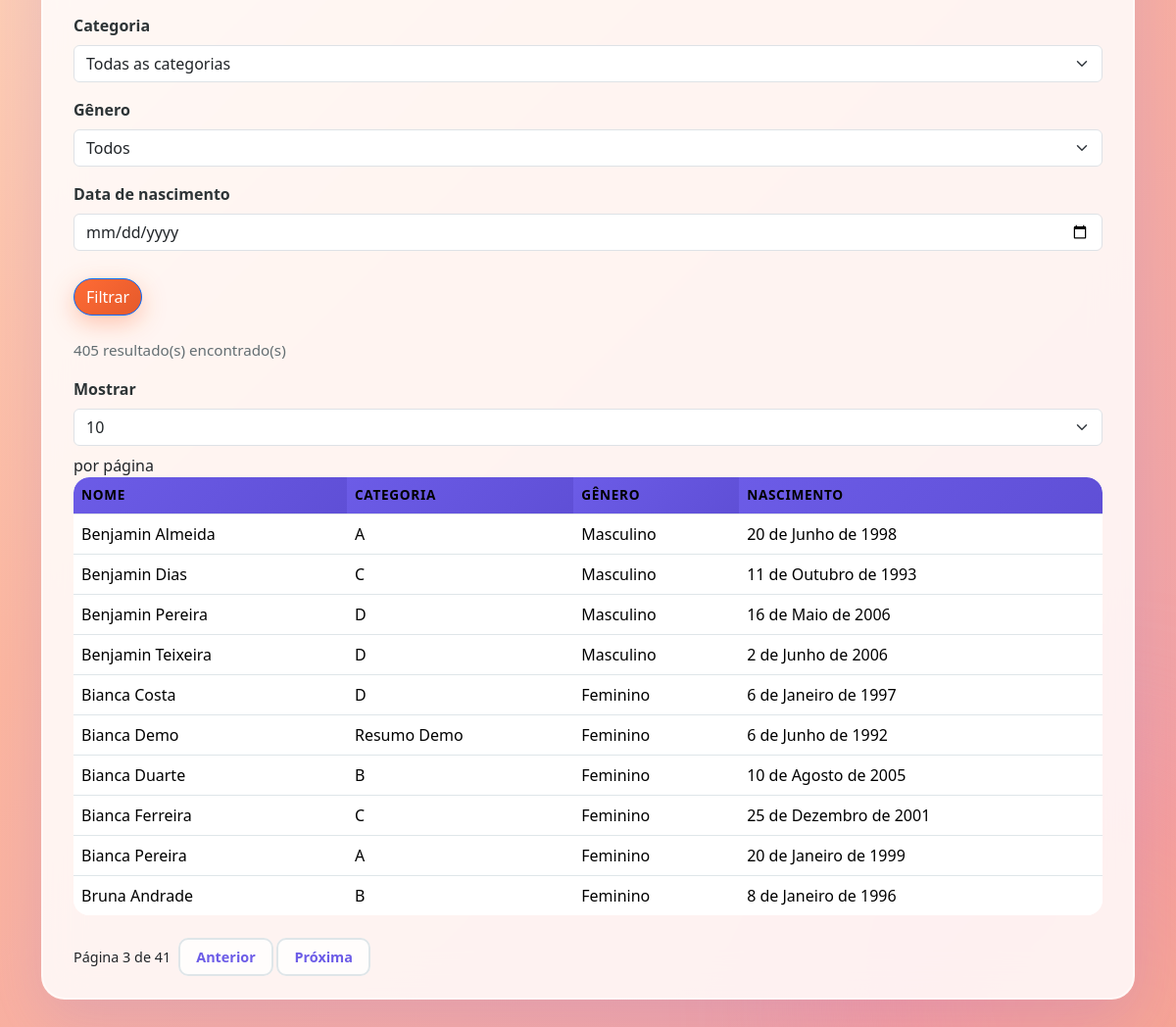
/participantes/?page=3 (lower part), run on an earlier commit of the app's database.
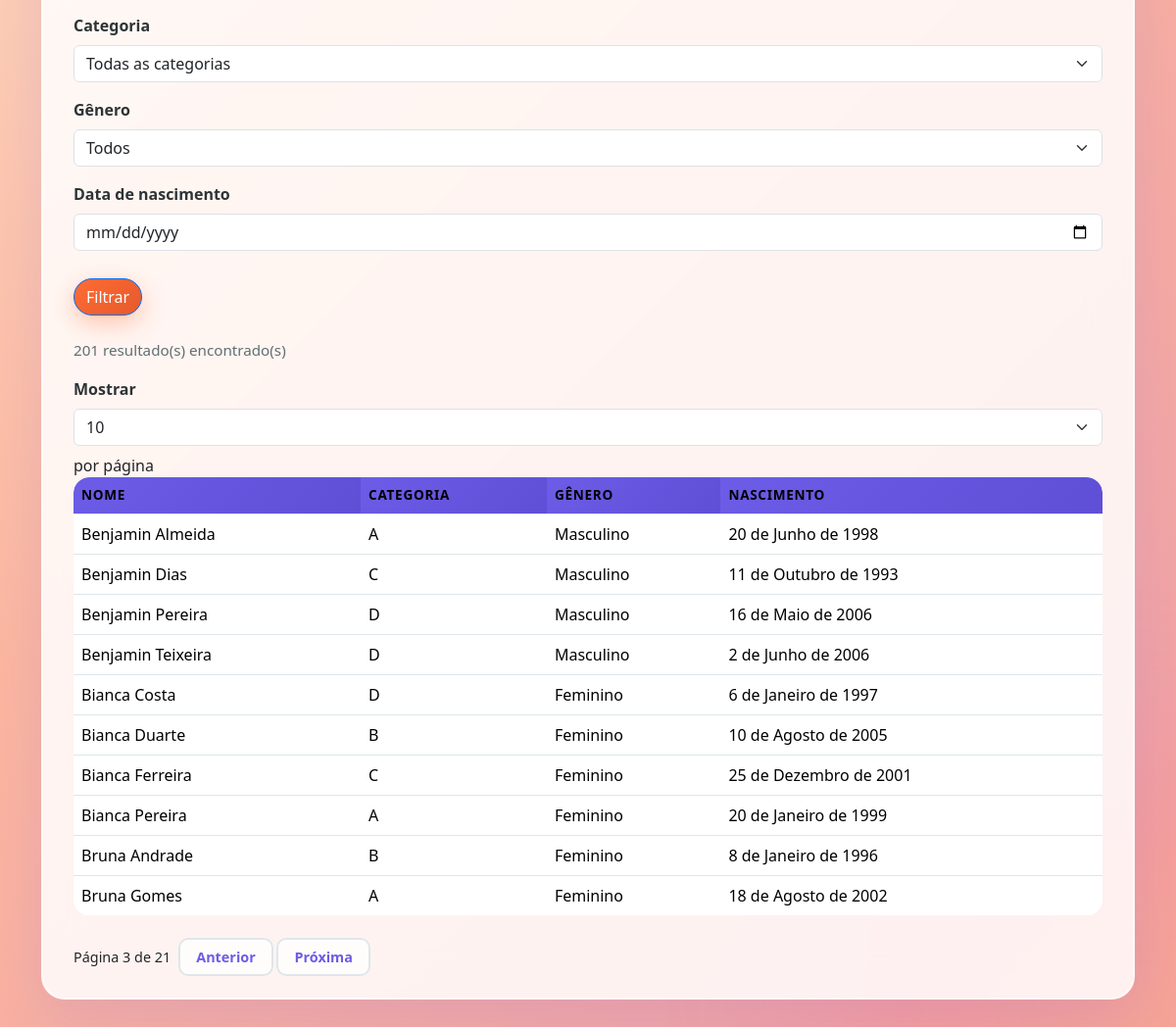
And on a later commit of the database.
### tournaments/models.py (models this page shows, shortened)
class Participant(models.Model):
	class Gender(models.TextChoices):
		MALE = "M", "Masculino"
		FEMALE = "F", "Feminino"
		MIXED = "X", "Mista (atua em duplas mistas)"
	full_name = models.CharField(max_length=120)
	birth_date = models.DateField()
	gender = models.CharField(max_length=1, choices=Gender.choices)
	category = models.ForeignKey(
		Category,
		on_delete=models.PROTECT,
		related_name="participants",
	)
	notes = models.TextField(blank=True)
	created_at = models.DateTimeField(auto_now_add=True)
	class Meta:
		ordering = ("full_name",)

class Category(models.Model):
	name = models.CharField(max_length=60, unique=True)
	description = models.TextField(blank=True)
	is_default = models.BooleanField(
		default=False,
		help_text="Marca as categorias oficiais (A, B, C, D) criadas pelo sistema.",
	)
	created_at = models.DateTimeField(auto_now_add=True)
	class Meta:
		ordering = ("name",)
	def __str__(self) -> str:  # pragma: no cover - readable repr only
		return self.name

### tournaments/views.py (the view, shortened to what this page needs)
# urls.py: path("participantes/", views.participant_list_create, name="participant_list"),
def participant_list_create(request):
	participants = Participant.objects.select_related("category").order_by("full_name")
	name_query = request.GET.get("name", "").strip()
	category_filter = request.GET.get("category", "").strip()
	gender_filter = request.GET.get("gender", "").strip().upper()
	birth_date_query = request.GET.get("birth_date", "").strip()
	birth_date_value = _parse_search_date(birth_date_query) if birth_date_query else None
	has_filters = any([name_query, category_filter, gender_filter, birth_date_query])
	category_id: int | None = None
	if category_filter:
		try:
			category_id = int(category_filter)
		except (TypeError, ValueError):
			category_id = None
	if name_query:
		participants = participants.filter(full_name__icontains=name_query)
	if category_id:
		participants = participants.filter(category_id=category_id)
	if gender_filter in {Participant.Gender.MALE, Participant.Gender.FEMALE}:
		participants = participants.filter(gender=gender_filter)
	page_size_options = [10, 20, 30, 50]
	try:
		page_size = int(request.GET.get("page_size", page_size_options[0]))
		if page_size not in page_size_options:
			raise ValueError
	except (TypeError, ValueError):
		page_size = page_size_options[0]
	paginator = Paginator(participants, page_size)
	page_number = request.GET.get("page")
	page_obj = paginator.get_page(page_number)
	participants = page_obj.object_list
	query_params = request.GET.copy()
	if "page" in query_params:
		query_params.pop("page")
	base_querystring = query_params.urlencode()
	form = ParticipantForm(request.POST or None)
	if request.method == "POST" and form.is_valid():
		form.save()
		messages.success(request, "Participante cadastrado.")
		return redirect("tournaments:participant_list")
	categories = Category.objects.order_by("name")
	return render(
		request,
		"tournaments/participant_list.html",
		{
			"participants": participants,
			"form": form,
			"name_query": name_query,
			"category_filter": category_filter,
			"gender_filter": gender_filter,
			"birth_date_query": birth_date_query,
			"page_obj": page_obj,
			"paginator": paginator,
			"page_size": page_size,
			"page_size_options": page_size_options,
			"total_results": paginator.count,
			"base_querystring": base_querystring,
			"categories": categories,
			"gender_choices": [
				(Participant.Gender.MALE, "Masculino"),
				(Participant.Gender.FEMALE, "Feminino"),
			],
			"has_filters": has_filters,
		},
	)

### tournaments/forms.py
class ParticipantForm(forms.ModelForm):
    class Meta:
        model = Participant
        fields = ["full_name", "birth_date", "gender", "category"]
        labels = {
            "full_name": "Nome completo",
            "birth_date": "Data de nascimento",
            "gender": "Gênero",
            "category": "Categoria",
        }
        widgets = {
            "birth_date": forms.DateInput(attrs={"type": "date"}),
        }
    def __init__(self, *args, **kwargs):
        super().__init__(*args, **kwargs)
        self.fields["gender"].choices = [
            (Participant.Gender.MALE, "Masculino"),
            (Participant.Gender.FEMALE, "Feminino"),
        ]
        self.fields["category"].queryset = Category.objects.filter(is_default=True).order_by("name")

### tournaments/templates/tournaments/participant_list.html (shortened to what this page needs)
{% extends "base.html" %}
{% block content %}
<section class="card">
    <form method="get" class="search-form">
        <div class="search-grid">
            <div class="form-field">
                <label for="filter-category">Categoria</label>
                <select id="filter-category" name="category">
                    <option value="">Todas as categorias</option>
                </select>
            </div>
            <div class="form-field">
                <label for="filter-gender">Gênero</label>
                <select id="filter-gender" name="gender">
                    <option value="">Todos</option>
                </select>
            </div>
            <div class="form-field">
                <label for="filter-birth-date">Data de nascimento</label>
                <input id="filter-birth-date" type="date" name="birth_date" value="{{ birth_date_query }}">
            </div>
        </div>
        <div class="search-form__controls">
            <button type="submit">Filtrar</button>
        </div>
    </form>
    <div class="list-toolbar">
        <p class="muted-text">{{ total_results }} resultado(s) encontrado(s)</p>
        <form method="get" class="page-size-form">
            <label for="page-size">Mostrar</label>
            <select id="page-size" name="page_size" onchange="this.form.submit()">
                {% for option in page_size_options %}
                    <option value="{{ option }}" {% if option == page_size %}selected{% endif %}>{{ option }}</option>
                {% endfor %}
            </select>
            <span>por página</span>
        </form>
    </div>
    <div class="table-wrapper">
        <table>
            <thead>
                <tr>
                    <th>Nome</th>
                    <th>Categoria</th>
                    <th>Gênero</th>
                    <th>Nascimento</th>
                </tr>
            </thead>
            <tbody>
                {% for participant in participants %}
                    <tr>
                        <td>{{ participant.full_name }}</td>
                        <td>{{ participant.category.name }}</td>
                        <td>{{ participant.get_gender_display }}</td>
                        <td>{{ participant.birth_date }}</td>
                    </tr>
                {% empty %}
                    <tr><td colspan="4">Cadastre os participantes para começar.</td></tr>
                {% endfor %}
            </tbody>
        </table>
    </div>
    {% if page_obj.paginator.num_pages > 1 %}
        <div class="pagination">
            <div class="pagination__summary">
                Página {{ page_obj.number }} de {{ page_obj.paginator.num_pages }}
            </div>
            <div class="pagination__controls">
                {% if page_obj.has_previous %}
                    <a href="?page={{ page_obj.previous_page_number }}{% if base_querystring %}&{{ base_querystring }}{% endif %}">Anterior</a>
                {% else %}
                    <span class="disabled">Anterior</span>
                {% endif %}
                {% if page_obj.has_next %}
                    <a href="?page={{ page_obj.next_page_number }}{% if base_querystring %}&{{ base_querystring }}{% endif %}">Próxima</a>
                {% else %}
                    <span class="disabled">Próxima</span>
                {% endif %}
            </div>
        </div>
    {% endif %}
</section>
{% endblock %}

What changed in the data, as far as the page shows it:
removed Participant: full_name "Bianca Demo", category.name "Resumo Demo", gender "Feminino", birth_date "6 de Junho de 1992"
now on this page (row unchanged): Participant: full_name "Bruna Gomes", category.name "A", gender "Feminino", birth_date "18 de Agosto de 2002"
Also different on the page:
{{ total_results }}: "405" → "201"
{{ page_obj.paginator.num_pages }}: "41" → "21"
